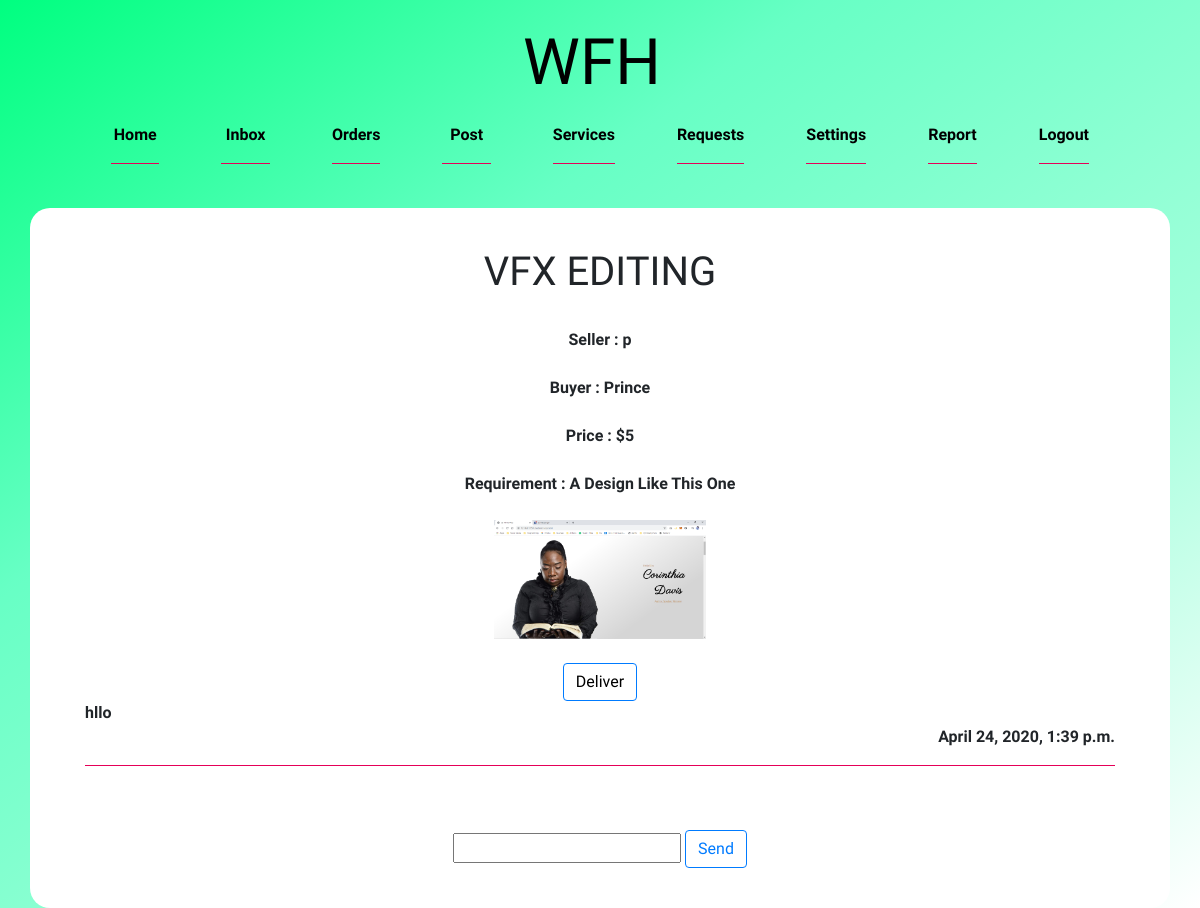
Before: /order/9724aea2-cde7-4f2a-8f2b-3b733a0c4cd1/ (signed in) with the older database file.
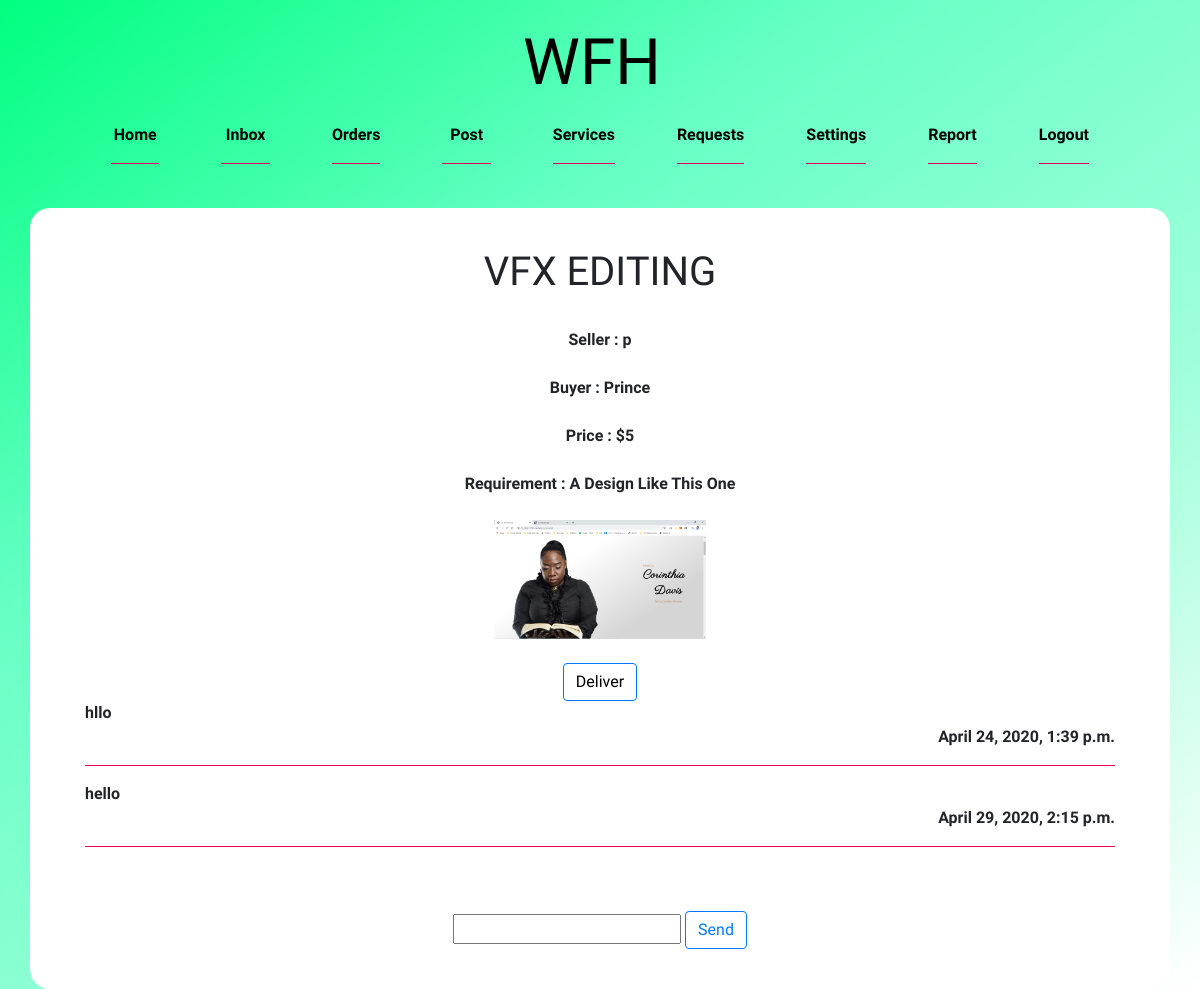
After: the same page with the newer database file.
### work_for_hire/models.py (models this page shows)
class order_chat(models.Model):
    order_id = models.CharField(max_length=100)
    user = models.CharField(max_length=100)
    text = models.CharField(max_length=100)
    created_by = models.DateTimeField(auto_now=True)

### work_for_hire/views.py (the view)
# urls.py: re_path(r'^order/(?P<srv_pk>[\w-]+)/$', views.order_services, name="purchase_services"),
@login_required(login_url='index')
def order_services(request, srv_pk):
    if request.method == 'POST':
        user = request.user.username
        p = p_service
        if user != p.seller_id:
            requirement_text = request.POST['text']
            requirement_image = request.FILES['image']
            p = p_service.objects.get(id=srv_pk)
            order_title = p.title
            order_pricing = p.pricing
            slr = p.seller_id
            o = orders.objects.create(seller=slr,
                                      buyer=user,
                                      order_title=order_title,
                                      order_pricing=order_pricing,
                                      requirement=requirement_text,
                                      requirement_assets=requirement_image)
            o.save()
            return redirect('order_show')
        else:
            return HttpResponse('You can not order yourself !!!')
    else:
        try:
            tm = get_localzone()
            o = orders.objects.get(id=srv_pk)
            chat = order_chat.objects.filter(order_id=srv_pk)
            obj = {
                'o_details': o,
                'tm': tm,
                'chat': chat
            }
            return render(request, 'work_for_hire/seller/order.html', obj)
        except pytz.UnknownTimeZoneError:
            o = orders.objects.get(id=srv_pk)
            chat = order_chat.objects.filter(order_id=srv_pk)
            obj = {
                'o_details': o,
                'chat': chat
            }
            return render(request, 'work_for_hire/seller/order.html', obj)

### templates/work_for_hire/seller/order.html (shortened to what this page needs)
{% extends 'work_for_hire/seller/base.html' %}
    {% load tz %}
{% block navbar %}
    {% if s or b %}
            <div class="container" style="width: 30rem; background: white; padding: 40px; border-radius: 10px">
                <ul class="text-center" style="list-style-type: none;">
                    <li>
                        <div class="">
                        {% if s %}
                            <h1>Your Orders</h1>
                            {% for s in s %}
                                <a class="order_id" href="{% url 'purchase_services' srv_pk=s.id %}">Order Of {{ s.order_title }}</a><br><br>
                            {% endfor %}
                        {% endif %}
                        {% if b %}
                            <h1>Bought Orders</h1>
                            {% for b in b %}
                                    <a class="order_id" href="{% url 'purchase_services' srv_pk=b.id %}">Order Of {{ b.order_title }}</a><br><br>
                            {% endfor %}
                        {% endif %}
                        </div>
                    </li>
                </ul>
            </div>
    {% else %}
        {% if o_details %}
            <div class="order-container container text-center" style="background: white; padding: 40px; border-radius: 20px">
                <div class="title_show"><h1>{{ o_details.order_title }}</h1></div><br>
                <div class="user_show">Seller : {{ o_details.seller }}</div><br>
                <div class="user_show">Buyer : {{ o_details.buyer }}</div><br>
                <div class="pricing_show">Price : ${{ o_details.order_pricing }}</div><br>
                <div class="requirement_show">Requirement : {{ o_details.requirement }}</div><br>
                <div class="order_img_show"><img alt="" style="width:20%;" src="{{ o_details.requirement_assets.url }}"/></div><br>
            {% if o_details.buyer != user.username %}
                {% if o_details.delivery == 1 %}
                    <b>Delivered</b>
                {% else %}
                    <button type="submit" class="btn btn-outline-primary deliver_btn"><a class="" href="{% url 'delivery' o_pk=o_details.id %}">Deliver</a></button>
                {% endif %}
            {% endif %}
                <br>
                <div class="container">
                    <div class="receive-container text-left" style="width:100%">
                        {% if chat %}
                            {% for c in chat %}
                                <div>
                                    {{ c.text }}
                                    {% if tm %}
                                        <div class="text-right">{{ c.created_by|timezone:tm }}</div>
                                    {% else %}
                                        <div class="text-right">{{ c.created_by }}</div>
                                    {% endif %}
                                </div><hr>
                            {% endfor %}
                        {% endif %}
                    </div><br><br>
                    <div class="text-center">
                        <input type="text" id="chat_field"/>
                        <button id="send_btn" class="btn btn-outline-primary">Send</button>
                    </div>
                </div>
            </div>
            {% else %}
            <div class="container text-center" style="background: white; padding: 40px; border-radius: 10px"><h1>Currently, You Don't Have Any Orders !!!</h1></div>
        {% endif %}
    {% endif %}
{% endblock %}

Changed rows visible on the page:
added order_chat: text "hello", created_by "April 29, 2020, 2:15 p.m."
